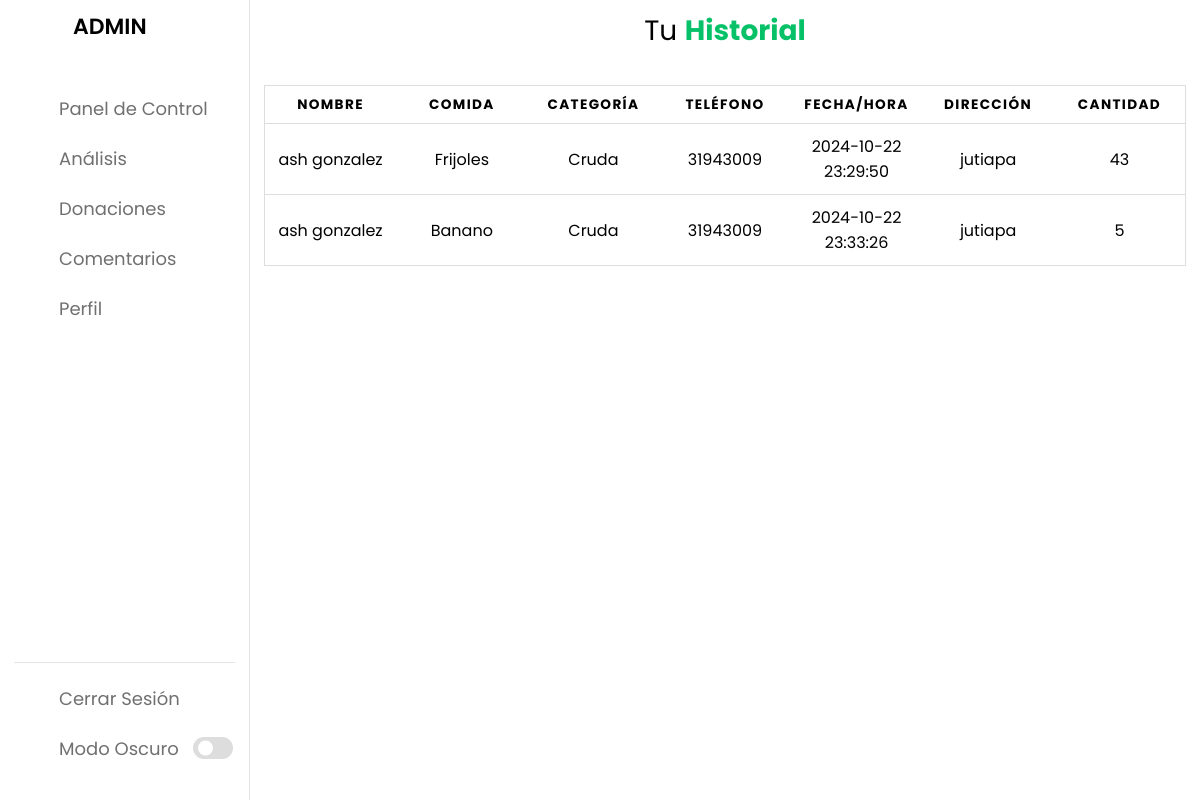
The app's page /admin/adminprofile.php (signed in) with its own data.
### tables this page shows
CREATE TABLE `food_donations` (
  `Fid` int(11) NOT NULL,
  `name` varchar(50) NOT NULL,
  `email` varchar(60) NOT NULL,
  `food` varchar(50) NOT NULL,
  `type` text NOT NULL,
  `category` text NOT NULL,
  `quantity` text NOT NULL,
  `date` datetime DEFAULT current_timestamp(),
  `address` text NOT NULL,
  `location` varchar(50) NOT NULL,
  `phoneno` varchar(25) NOT NULL,
  `assigned_to` int(11) DEFAULT NULL,
  `delivery_by` int(11) DEFAULT NULL,
  `expiration_date` date DEFAULT NULL
);

### admin/adminprofile.php (the view, shortened to what this page needs)
<?php
include "connect.php";
?>
<!DOCTYPE html>
<html lang="es">
<head>
    <link rel="stylesheet" href="admin.css">
    <link rel="stylesheet" href="https://unicons.iconscout.com/release/v4.0.0/css/line.css">
</head>
<body>
    <nav>
        <div class="logo-name">
            <span class="logo_name">ADMIN</span>
        </div>
        <div class="menu-items">
            <ul class="nav-links">
                <li><a href="admin.php">
                    <i class="uil uil-estate"></i>
                    <span class="link-name">Panel de Control</span>
                </a></li>
                <li><a href="analytics.php">
                    <i class="uil uil-chart"></i>
                    <span class="link-name">Análisis</span>
                </a></li>
                <li><a href="donate.php">
                    <i class="uil uil-heart"></i>
                    <span class="link-name">Donaciones</span>
                </a></li>
                <li><a href="feedback.php">
                    <i class="uil uil-comments"></i>
                    <span class="link-name">Comentarios</span>
                </a></li>
                <li><a href="#">
                    <i class="uil uil-user"></i>
                    <span class="link-name">Perfil</span>
                </a></li>
            </ul>
            <ul class="logout-mode">
                <li><a href="../logout.php">
                    <i class="uil uil-signout"></i>
                    <span class="link-name">Cerrar Sesión</span>
                </a></li>
                <li class="mode">
                    <a href="#">
                        <i class="uil uil-moon"></i>
                    <span class="link-name">Modo Oscuro</span>
                </a>
                <div class="mode-toggle">
                  <span class="switch"></span>
                </div>
            </li>
            </ul>
        </div>
    </nav>
    <section class="dashboard">
        <div class="top">
            <p  class ="logo" >Tu <b style="color: #06C167; ">Historial</b></p>
        </div>
        <br>
        <br>
        <br>
        <div class="activity">
        <div class="table-container">
         <div class="table-wrapper">
         <table class="table">
        <thead>
        <tr>
            <th>Nombre</th>
            <th>Comida</th>
            <th>Categoría</th>
            <th>Teléfono</th>
            <th>Fecha/Hora</th>
            <th>Dirección</th>
            <th>Cantidad</th>
        </tr>
        </thead>
         <?php
         $id = $_SESSION["Aid"];
         $sql = "SELECT * FROM food_donations WHERE assigned_to =$id";
         $result = mysqli_query($connection, $sql);
         $data = [];
         while ($row = mysqli_fetch_assoc($result)) {
             $data[] = $row;
         }
         ?>
        <?php foreach ($data as $row) { ?>
        <?php echo "<tr><td data-label=\"nombre\">" .
            $row["name"] .
            "</td><td data-label=\"comida\">" .
            $row["food"] .
            "</td><td data-label=\"categoría\">" .
            $row["category"] .
            "</td><td data-label=\"teléfono\">" .
            $row["phoneno"] .
            "</td><td data-label=\"fecha\">" .
            $row["date"] .
            "</td><td data-label=\"Dirección\">" .
            $row["address"] .
            "</td><td data-label=\"cantidad\">" .
            $row["quantity"] .
            "</td>"; ?>
  <?php } ?>
    </table>
         </div>
                </div>
        </div>
    </section>
</body>
</html>

### admin/admin.css (style rules this page uses)
* { margin: 0; padding: 0; box-sizing: border-box; font-family: 'Poppins', sans-serif; }
:root { --primary-color: #0E4BF1; --panel-color: #FFF; --text-color: #000; --black-light-color: #707070; --border-color: #e6e5e5; --toggle-color: #DDD; --box1-color: #4DA3FF; --box2-color: #FFE6AC; --box3-color: #E7D1FC; --title-icon-color: #fff; --tran-05: all 0.5s ease; --tran-03: all 0.3s ease; --tran-03: all 0.2s ease; }
body { min-height: 100vh; background-color: var(--primary-color); }
nav { position: fixed; top: 0; left: 0; height: 100%; width: 250px; padding: 10px 14px; background-color: var(--panel-color); border-right: 1px solid var(--border-color); transition: var(--tran-05); }
nav .logo-name { display: flex; align-items: center; }
nav .logo-name .logo_name { font-size: 22px; font-weight: 600; color: var(--text-color); margin-left: 14px; transition: var(--tran-05); }
nav .menu-items { margin-top: 40px; height: calc(100% - 90px); display: flex; flex-direction: column; justify-content: space-between; }
.menu-items li { list-style: none; }
.menu-items li a { display: flex; align-items: center; height: 50px; text-decoration: none; position: relative; }
.menu-items li a i { font-size: 24px; min-width: 45px; height: 100%; display: flex; align-items: center; justify-content: center; color: var(--black-light-color); }
.menu-items li a .link-name { font-size: 18px; font-weight: 400; color: var(--black-light-color); transition: var(--tran-05); }
.menu-items .logout-mode { padding-top: 10px; border-top: 1px solid var(--border-color); }
.menu-items .mode { display: flex; align-items: center; white-space: nowrap; }
.menu-items .mode-toggle { position: absolute; right: 14px; height: 50px; min-width: 45px; display: flex; align-items: center; justify-content: center; cursor: pointer; }
.mode-toggle .switch { position: relative; display: inline-block; height: 22px; width: 40px; border-radius: 25px; background-color: var(--toggle-color); }
.switch:before { content: ""; position: absolute; left: 5px; top: 50%; transform: translateY(-50%); height: 15px; width: 15px; background-color: var(--panel-color); border-radius: 50%; transition: var(--tran-03); }
.dashboard { position: relative; left: 250px; background-color: var(--panel-color); min-height: 100vh; width: calc(100% - 250px); padding: 10px 14px; transition: var(--tran-05); }
.dashboard .top { position: fixed; top: 0; left: 250px; display: flex; width: calc(100% - 250px); justify-content: space-between; align-items: center; padding: 10px 14px; background-color: var(--panel-color); transition: var(--tran-05); z-index: 10; }
.logo { font-size: 28px; text-align: center; color:var(--text-color) ; }
table { border: 1px solid #ccc; border-collapse: collapse; margin: 0; padding: 0; width: 100%; table-layout: fixed; }
table tr { background-color: var(--panel-color); border: 1px solid #ddd; padding: .35em; color: var(--text-color); }
table th, table td { padding: .625em; text-align: center; }
table th { font-size: .85em; letter-spacing: .1em; text-transform: uppercase; }

### records on screen
food_donations: name "ash gonzalez", food "Frijoles", category "Cruda", phoneno "31943009", date "2024-10-22 23:29:50", address "jutiapa", quantity "43"
food_donations: name "ash gonzalez", food "Banano", category "Cruda", phoneno "31943009", date "2024-10-22 23:33:26", address "jutiapa", quantity "5"
